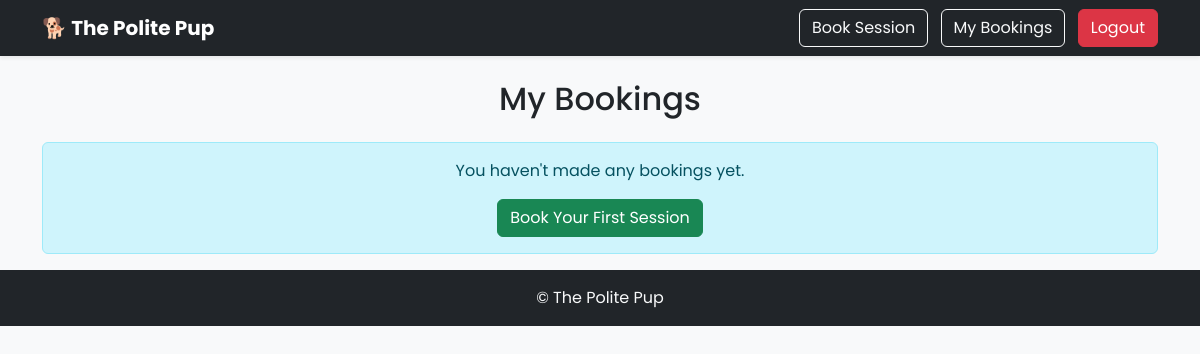
The page /my-bookings/ (signed in) on the database as committed earlier.
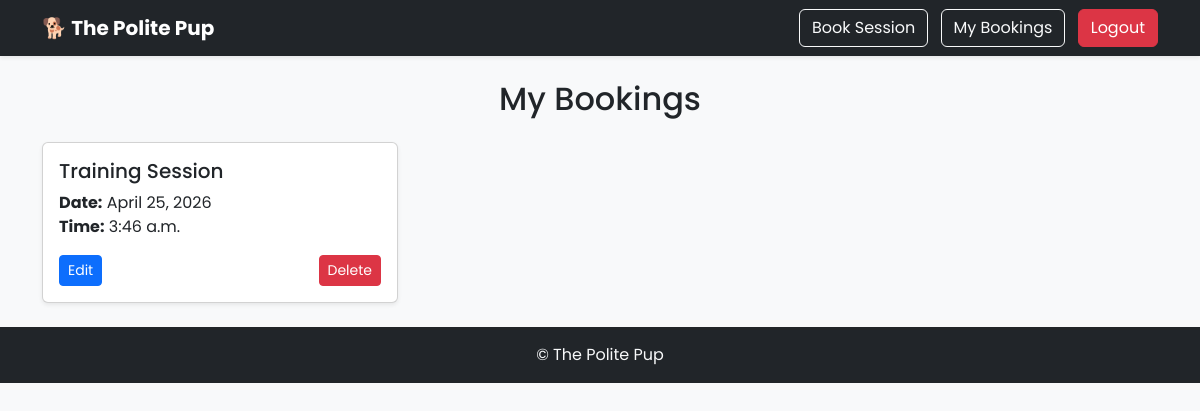
The same page on the database as committed later.
### bookings/models.py (models this page shows, shortened)
class Booking(models.Model):
    user = models.ForeignKey(
        settings.AUTH_USER_MODEL,
        on_delete=models.CASCADE
    )
    session = models.ForeignKey(
        TrainingSession,
        on_delete=models.CASCADE
    )
    date = models.DateField()
    time = models.TimeField()
    notes = models.TextField()

### bookings/views.py (the view)
# urls.py: path('my-bookings/', my_bookings, name='my_bookings'),
@login_required
def my_bookings(request):
    bookings = Booking.objects.filter(user=request.user)
    return render(
        request,
        'bookings/my_bookings.html',
        {'bookings': bookings}
    )

### bookings/templates/bookings/my_bookings.html
{% extends 'bookings/base.html' %}
{% block content %}
<h2 class="mb-4 text-center">My Bookings</h2>
{% if bookings %}
<div class="row">
    {% for booking in bookings %}
    <div class="col-md-6 col-lg-4 mb-4">
        <div class="card shadow-sm h-100">
            <div class="card-body">
                <h5 class="card-title">
                    Training Session
                </h5>
                <p class="card-text">
                    <strong>Date:</strong> {{ booking.date }} <br>
                    <strong>Time:</strong> {{ booking.time }} <br>
                </p>
                <div class="d-flex justify-content-between">
                    <a href="{% url 'edit_booking' booking.id %}"
                       class="btn btn-sm btn-primary">
                        Edit
                    </a>
                    <a href="{% url 'delete_booking' booking.id %}"
                       class="btn btn-sm btn-danger">
                        Delete
                    </a>
                </div>
            </div>
        </div>
    </div>
    {% endfor %}
</div>
{% else %}
<div class="alert alert-info text-center">
    <p class="mb-3">
        You haven't made any bookings yet.
    </p>
    <a href="{% url 'create_booking' %}"
       class="btn btn-success">
        Book Your First Session
    </a>
</div>
{% endif %}
{% endblock %}

### bookings/templates/bookings/base.html (shortened to what this page needs)
{% load static %}
<!DOCTYPE html>
<html lang="en">
<head>
    <link href="https://cdn.jsdelivr.net/npm/bootstrap@5.3.2/dist/css/bootstrap.min.css"
          rel="stylesheet">
    <link rel="stylesheet" href="{% static 'bookings/css/style.css' %}">
</head>
<body>
<nav class="navbar navbar-expand-lg navbar-dark bg-dark shadow-sm">
    <div class="container">
        <a class="navbar-brand fw-bold" href="/">
            🐕 The Polite Pup
        </a>
        <div class="collapse navbar-collapse" id="navbarNav">
            <div class="ms-auto">
                {% if user.is_authenticated %}
                    <a class="btn btn-outline-light me-2" href="/book/">
                        Book Session
                    </a>
                    <a class="btn btn-outline-light me-2" href="/my-bookings/">
                        My Bookings
                    </a>
                    <form method="post"
                          action="/accounts/logout/"
                          class="d-inline">
                        <button class="btn btn-danger">
                            Logout
                        </button>
                    </form>
                {% endif %}
            </div>
        </div>
    </div>
</nav>
<main class="container mt-4">
    {% block content %}
    {% endblock %}
</main>
 <footer class="bg-dark text-light text-center py-3 mt-auto">
        <p class="mb-0">© The Polite Pup</p>
    </footer>
</body>
</html>

### bookings/static/bookings/css/style.css (style rules this page uses)
body { background-color: #f8f9fa; font-family: 'Poppins', sans-serif; }

Rows that differ between the two databases and show on the page:
added Booking: date "April 25, 2026", time "3:46 a.m."
Other text that changed with them:
text no longer shown: "You haven't made any bookings yet. Book Your First Session"
